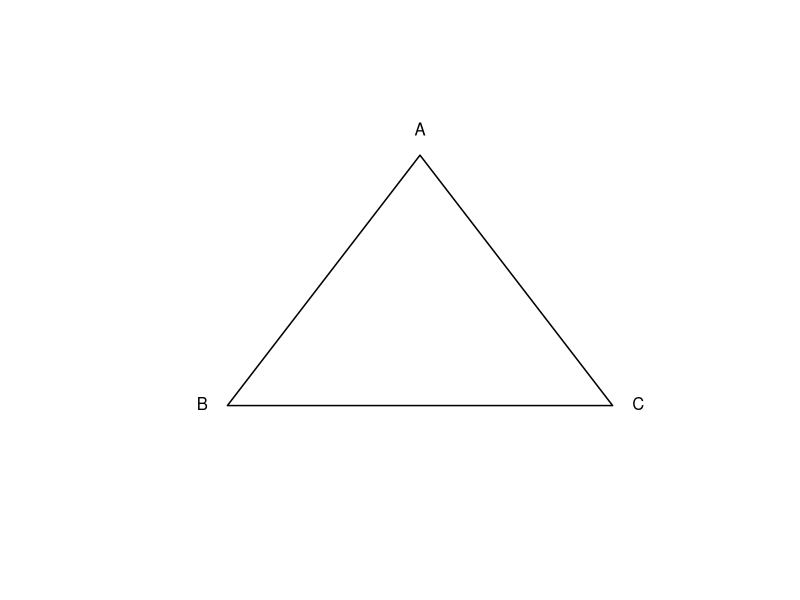
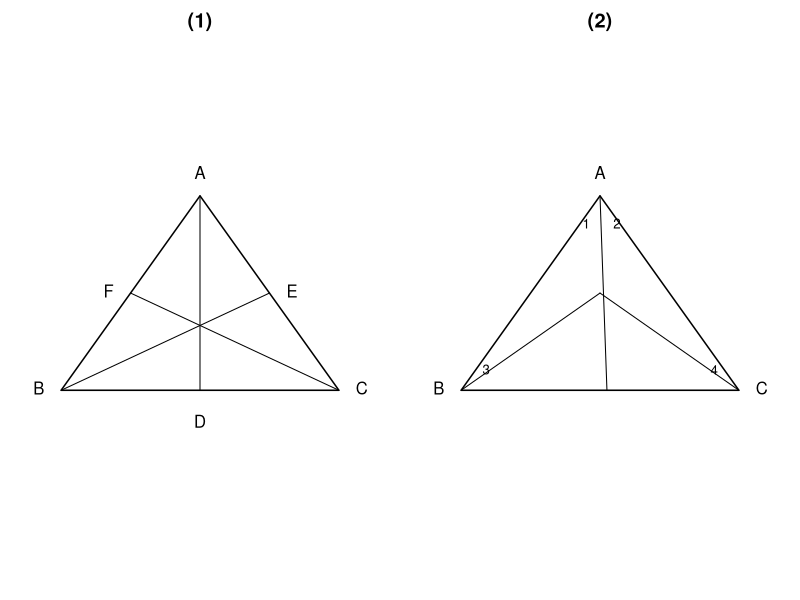
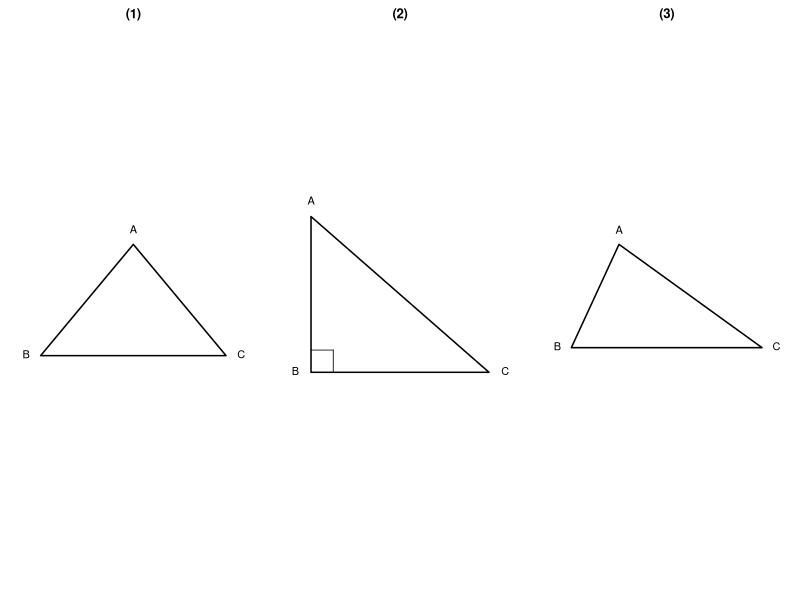
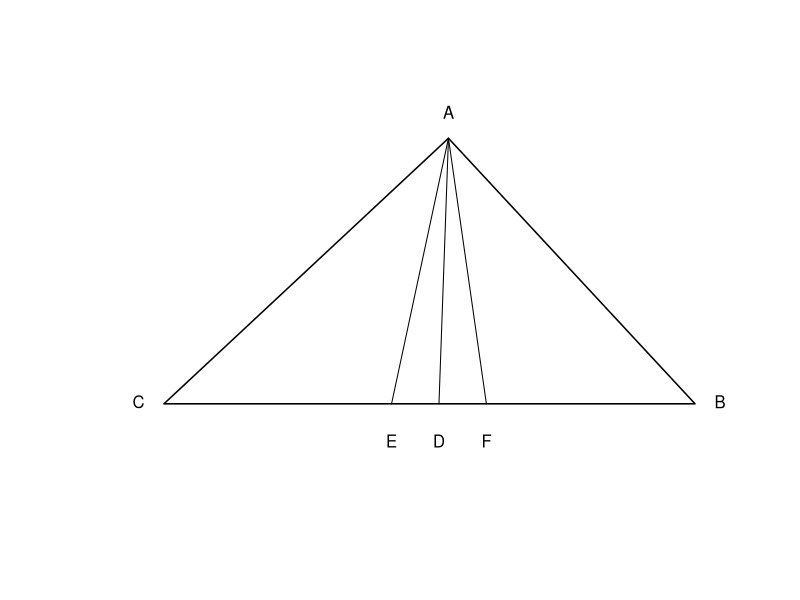
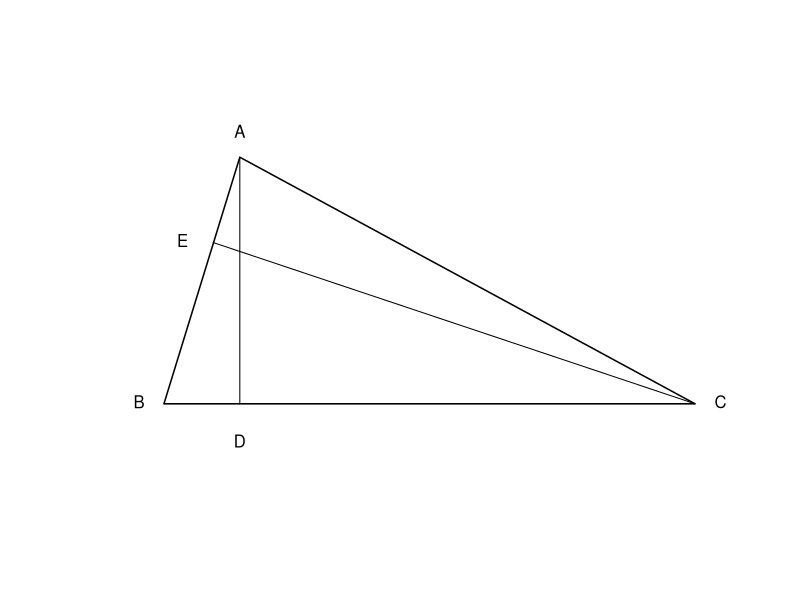
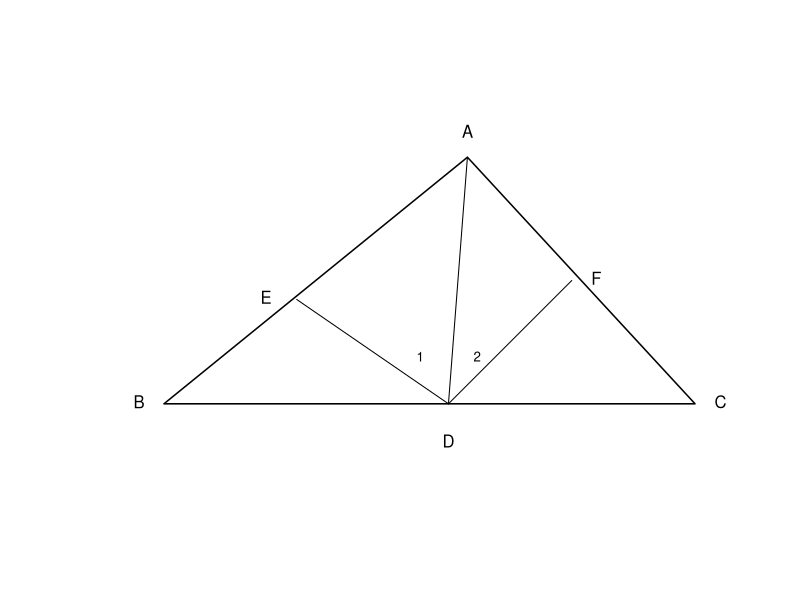

Generate these figures, in order, with R:
setwd("C:/Users/18904/Github/junior-mathematics/codes")
if(!dir.exists("../figures"))dir.create("../figures")

# week62-1: bare acute triangle ABC
draw1=function(){
  plot(0,0,xlim=c(-0.3,2.3),ylim=c(-0.4,1.6),type="n",asp=1,axes=FALSE,xlab="",ylab="")
  A=c(1,1.3);B=c(0,0);C=c(2,0)
  polygon(rbind(A,B,C),lwd=1.5)
  text(A[1],A[2]+0.05,"A",pos=3);text(B[1]-0.05,B[2],"B",pos=2);text(C[1]+0.05,C[2],"C",pos=4)
}
cairo_pdf("../figures/week62-1.pdf",width=4,height=4,family="sans");draw1();dev.off()
svglite::svglite("../figures/week62-1.svg",width=4,height=4);draw1();dev.off()

# week62-2: (1) medians concurrent; (2) angle bisectors with angle labels
draw2=function(){
  par(mfrow=c(1,2),mar=c(2,1,2,1))
  # (1) medians
  A=c(1,1.4);B=c(0,0);C=c(2,0);D=c(1,0);E=c(1.5,0.7);F=c(0.5,0.7)
  plot(0,0,xlim=c(-0.2,2.2),ylim=c(-0.3,1.6),type="n",asp=1,axes=FALSE,xlab="",ylab="",main="(1)")
  polygon(rbind(A,B,C),lwd=1.5)
  segments(A[1],A[2],D[1],D[2],lty=1);segments(B[1],B[2],E[1],E[2],lty=1);segments(C[1],C[2],F[1],F[2],lty=1)
  text(A[1],A[2]+0.05,"A",pos=3);text(B[1]-0.05,B[2],"B",pos=2);text(C[1]+0.05,C[2],"C",pos=4)
  text(D[1],D[2]-0.12,"D",pos=1);text(E[1]+0.05,E[2],"E",pos=4);text(F[1]-0.05,F[2],"F",pos=2)
  # (2) angle bisectors
  A=c(1,1.4);B=c(0,0);C=c(2,0)
  plot(0,0,xlim=c(-0.2,2.2),ylim=c(-0.3,1.6),type="n",asp=1,axes=FALSE,xlab="",ylab="",main="(2)")
  polygon(rbind(A,B,C),lwd=1.5)
  segments(A[1],A[2],1.05,0,lty=1);segments(B[1],B[2],1.0,0.7,lty=1);segments(C[1],C[2],1.0,0.7,lty=1)
  text(A[1],A[2]+0.05,"A",pos=3);text(B[1]-0.05,B[2],"B",pos=2);text(C[1]+0.05,C[2],"C",pos=4)
  text(0.9,1.2,"1",cex=0.8);text(1.12,1.2,"2",cex=0.8);text(0.18,0.15,"3",cex=0.8);text(1.82,0.15,"4",cex=0.8)
}
cairo_pdf("../figures/week62-2.pdf",width=8,height=4,family="sans");draw2();dev.off()
svglite::svglite("../figures/week62-2.svg",width=8,height=4);draw2();dev.off()

# week62-3: acute, right, obtuse triangles
draw3=function(){
  par(mfrow=c(1,3),mar=c(2,1,2,1))
  # acute
  A=c(1,1.2);B=c(0,0);C=c(2,0)
  plot(0,0,xlim=c(-0.2,2.2),ylim=c(-0.3,1.5),type="n",asp=1,axes=FALSE,xlab="",ylab="",main="(1)")
  polygon(rbind(A,B,C),lwd=1.5);text(A[1],A[2]+0.05,"A",pos=3);text(B[1]-0.05,B[2],"B",pos=2);text(C[1]+0.05,C[2],"C",pos=4)
  # right
  A=c(0,1.4);B=c(0,0);C=c(1.6,0)
  plot(0,0,xlim=c(-0.2,1.8),ylim=c(-0.3,1.6),type="n",asp=1,axes=FALSE,xlab="",ylab="",main="(2)")
  polygon(rbind(A,B,C),lwd=1.5);text(A[1],A[2]+0.05,"A",pos=3);text(B[1]-0.05,B[2],"B",pos=2);text(C[1]+0.05,C[2],"C",pos=4)
  segments(0.2,0,0.2,0.2,lwd=0.8);segments(0.2,0.2,0,0.2,lwd=0.8)
  # obtuse
  A=c(0.6,1.3);B=c(0,0);C=c(2.4,0)
  plot(0,0,xlim=c(-0.2,2.6),ylim=c(-0.3,1.5),type="n",asp=1,axes=FALSE,xlab="",ylab="",main="(3)")
  polygon(rbind(A,B,C),lwd=1.5);text(A[1],A[2]+0.05,"A",pos=3);text(B[1]-0.05,B[2],"B",pos=2);text(C[1]+0.05,C[2],"C",pos=4)
}
cairo_pdf("../figures/week62-3.pdf",width=8,height=4,family="sans");draw3();dev.off()
svglite::svglite("../figures/week62-3.svg",width=8,height=4);draw3();dev.off()

# week62-4: triangle with E,D,F on base C-E-D-F-B
draw4=function(){
  plot(0,0,xlim=c(-0.3,3.0),ylim=c(-0.4,1.6),type="n",asp=1,axes=FALSE,xlab="",ylab="")
  A=c(1.5,1.4);C=c(0,0);B=c(2.8,0);E=c(1.2,0);D=c(1.45,0);F=c(1.7,0)
  polygon(rbind(A,B,C),lwd=1.5)
  segments(A[1],A[2],E[1],E[2],lwd=1);segments(A[1],A[2],D[1],D[2],lwd=1);segments(A[1],A[2],F[1],F[2],lwd=1)
  text(A[1],A[2]+0.05,"A",pos=3);text(C[1]-0.05,C[2],"C",pos=2);text(B[1]+0.05,B[2],"B",pos=4)
  text(E[1],E[2]-0.12,"E",pos=1);text(D[1],D[2]-0.12,"D",pos=1);text(F[1],F[2]-0.12,"F",pos=1)
}
cairo_pdf("../figures/week62-4.pdf",width=4,height=4,family="sans");draw4();dev.off()
svglite::svglite("../figures/week62-4.svg",width=4,height=4);draw4();dev.off()

# week62-5: AD perpendicular BC, CE perpendicular AB
draw5=function(){
  plot(0,0,xlim=c(-0.3,3.0),ylim=c(-0.4,1.6),type="n",asp=1,axes=FALSE,xlab="",ylab="")
  A=c(0.4,1.3);B=c(0,0);C=c(2.8,0);D=c(0.4,0);E=c(0.26,0.85)
  polygon(rbind(A,B,C),lwd=1.5)
  segments(A[1],A[2],D[1],D[2],lwd=1);segments(C[1],C[2],E[1],E[2],lwd=1)
  text(A[1],A[2]+0.05,"A",pos=3);text(B[1]-0.05,B[2],"B",pos=2);text(C[1]+0.05,C[2],"C",pos=4)
  text(D[1],D[2]-0.12,"D",pos=1);text(E[1]-0.08,E[2],"E",pos=2)
}
cairo_pdf("../figures/week62-5.pdf",width=4,height=4,family="sans");draw5();dev.off()
svglite::svglite("../figures/week62-5.svg",width=4,height=4);draw5();dev.off()

# week62-6: DE parallel AC, DF parallel AB, angle 1 and 2 at D
draw6=function(){
  plot(0,0,xlim=c(-0.3,3.0),ylim=c(-0.4,1.6),type="n",asp=1,axes=FALSE,xlab="",ylab="")
  A=c(1.6,1.3);B=c(0,0);C=c(2.8,0);D=c(1.5,0);E=c(0.7,0.55);F=c(2.15,0.65)
  polygon(rbind(A,B,C),lwd=1.5)
  segments(A[1],A[2],D[1],D[2],lwd=1)
  segments(D[1],D[2],E[1],E[2],lwd=1);segments(D[1],D[2],F[1],F[2],lwd=1)
  text(A[1],A[2]+0.05,"A",pos=3);text(B[1]-0.05,B[2],"B",pos=2);text(C[1]+0.05,C[2],"C",pos=4)
  text(D[1],D[2]-0.12,"D",pos=1);text(E[1]-0.08,E[2],"E",pos=2);text(F[1]+0.05,F[2],"F",pos=4)
  text(1.35,0.25,"1",cex=0.8);text(1.65,0.25,"2",cex=0.8)
}
cairo_pdf("../figures/week62-6.pdf",width=4,height=4,family="sans");draw6();dev.off()
svglite::svglite("../figures/week62-6.svg",width=4,height=4);draw6();dev.off()
